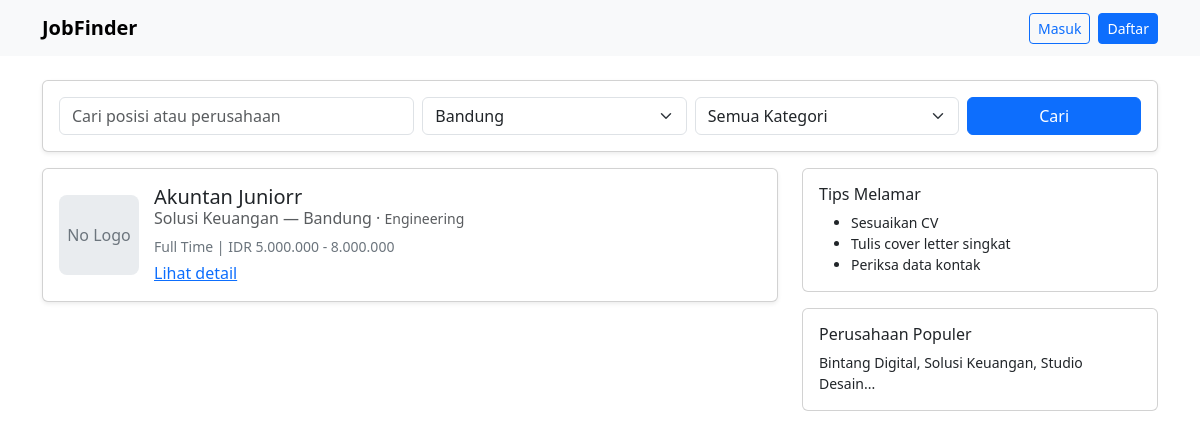
/index.php?location=Bandung, run on the app's committed database.
### tables this page shows
CREATE TABLE `jobs` (
  `id` int NOT NULL,
  `title` varchar(150) NOT NULL,
  `company` varchar(150) NOT NULL,
  `location` varchar(120) NOT NULL,
  `category` varchar(100) NOT NULL,
  `type` varchar(50) DEFAULT 'Full-time',
  `salary` varchar(80) DEFAULT '',
  `description` text,
  `logo` varchar(255) DEFAULT NULL,
  `posted_at` timestamp NOT NULL DEFAULT CURRENT_TIMESTAMP,
  `status` enum('pending','active','inactive') DEFAULT 'pending'
);

### index.php (the view, shortened to what this page needs)
<?php
require_once('./config.php');
$locations = ['Jakarta','Bandung','Bali','Surabaya','Yogyakarta'];
$loc = $_GET['location'] ?? '';
$q   = $_GET['q'] ?? '';
$sql = "SELECT id, title, company, location, category, type, salary, posted_at, IFNULL(logo,'') AS logo FROM jobs WHERE 1=1";
$params = [];
$types = '';
if ($loc !== '') {
    $sql .= " AND location = ?";
    $params[] = $loc;
    $types .= 's';
}
$sql .= " ORDER BY posted_at DESC";
$res = false;
if (count($params) > 0) {
    $stmt = $conn->prepare($sql);
    if ($stmt) {
        $bind_names[] = $types;
        for ($i=0; $i<count($params); $i++) {
            $bind_name = 'bind' . $i;
            $bind_names[] = &$$bind_name;
        }
        call_user_func_array([$stmt, 'bind_param'], $bind_names);
        $stmt->execute();
        $res = $stmt->get_result();
    } else {
        $safe_sql = $sql;
        foreach ($params as $p) {
            $safe_sql = preg_replace('/\?/', "'" . $conn->real_escape_string($p) . "'", $safe_sql, 1);
        }
        $res = $conn->query($safe_sql);
    }
} else {
    $res = $conn->query($sql);
}
?>
<!doctype html>
<html lang="id">
<head>
    <link href="https://cdn.jsdelivr.net/npm/bootstrap@5.3.0/dist/css/bootstrap.min.css" rel="stylesheet">
</head>
<body>
    <nav class="navbar navbar-expand-lg bg-body-tertiary">
        <div class="container">
            <a class="navbar-brand fw-bold" href="#">JobFinder</a>
            <div class="d-flex">
                <?php if (isset($_SESSION['user_id'])): ?>
                <span class="me-2">Halo, <?= htmlspecialchars($_SESSION['user_name']) ?></span>
                <a class="btn btn-outline-secondary btn-sm" href="logout.php">Logout</a>
                <?php else: ?>
                <a class="btn btn-outline-primary btn-sm me-2" href="login.php">Masuk</a>
                <a class="btn btn-primary btn-sm" href="register.php">Daftar</a>
                <?php endif; ?>
            </div>
        </div>
    </nav>
    <div class="container py-4">
        <div class="card p-3 mb-3 shadow-sm">
            <form class="row g-2" method="get">
                <div class="col-md-4">
                    <input name="q" class="form-control" placeholder="Cari posisi atau perusahaan"
                        value="<?= htmlspecialchars($q) ?>">
                </div>
                <div class="col-md-3">
                    <select name="location" class="form-select">
                        <?php foreach ($locations as $l): ?>
                        <option value="<?= htmlspecialchars($l) ?>" <?= ($loc == $l) ? 'selected' : '' ?>>
                            <?= htmlspecialchars($l) ?>
                        </option>
                        <?php endforeach; ?>
                    </select>
                </div>
                <div class="col-md-3">
                    <select name="category" class="form-select">
                        <option value="">Semua Kategori</option>
                    </select>
                </div>
                <div class="col-md-2">
                    <button class="btn btn-primary w-100">Cari</button>
                </div>
            </form>
        </div>
        <div class="row">
            <div class="col-md-8">
                <?php if ($res && $res->num_rows > 0): ?>
                <?php while ($job = $res->fetch_assoc()): ?>
                <div class="card mb-3 shadow-sm">
                    <div class="card-body d-flex align-items-center">
                        <?php if (!empty($job['logo'])): ?>
                        <img src="../uploads/<?= htmlspecialchars($job['logo']) ?>"
                            alt="Logo <?= htmlspecialchars($job['company']) ?>"
                            style="width:80px; height:80px; object-fit:contain; margin-right:15px; border-radius:8px; background:#fff;">
                        <?php else: ?>
                        <div
                            style="width:80px; height:80px; background:#e9ecef; border-radius:8px; margin-right:15px; display:flex; align-items:center; justify-content:center; color:#6c757d;">
                            No Logo
                        </div>
                        <?php endif; ?>
                        <div>
                            <h5 class="card-title mb-1"><?= htmlspecialchars($job['title']) ?></h5>
                            <h6 class="card-subtitle mb-2 text-muted">
                                <?= htmlspecialchars($job['company']) ?> — <?= htmlspecialchars($job['location']) ?>
                                · <small><?= htmlspecialchars($job['category']) ?></small>
                            </h6>
                            <p class="mb-1 small text-secondary">
                                <?= htmlspecialchars($job['type']) ?> | <?= htmlspecialchars($job['salary']) ?>
                            </p>
                            <a href="job_detail.php?id=<?= $job['id'] ?>" class="stretched-link">Lihat detail</a>
                        </div>
                    </div>
                </div>
                <?php endwhile; ?>
                <?php else: ?>
                <p class="text-center text-muted">Belum ada lowongan yang sesuai.</p>
                <?php endif; ?>
            </div>
            <div class="col-md-4">
                <div class="card p-3 mb-3">
                    <h6>Tips Melamar</h6>
                    <ul class="small mb-0">
                        <li>Sesuaikan CV</li>
                        <li>Tulis cover letter singkat</li>
                        <li>Periksa data kontak</li>
                    </ul>
                </div>
                <div class="card p-3">
                    <h6>Perusahaan Populer</h6>
                    <p class="small mb-0">Bintang Digital, Solusi Keuangan, Studio Desain...</p>
                </div>
            </div>
        </div>
    </div>
</body>
</html>

### data on the page
jobs: title "Akuntan Juniorr", company "Solusi Keuangan", location "Bandung", category "Engineering", type "Full Time", salary "IDR 5.000.000 - 8.000.000"

### other printed values
form field location "Bandung"
